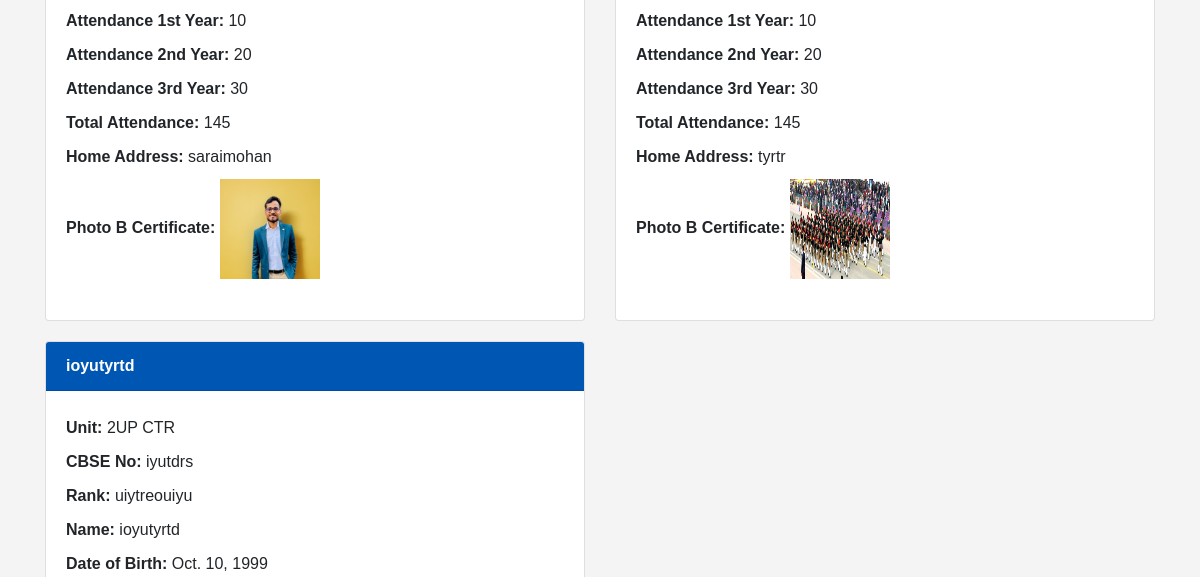
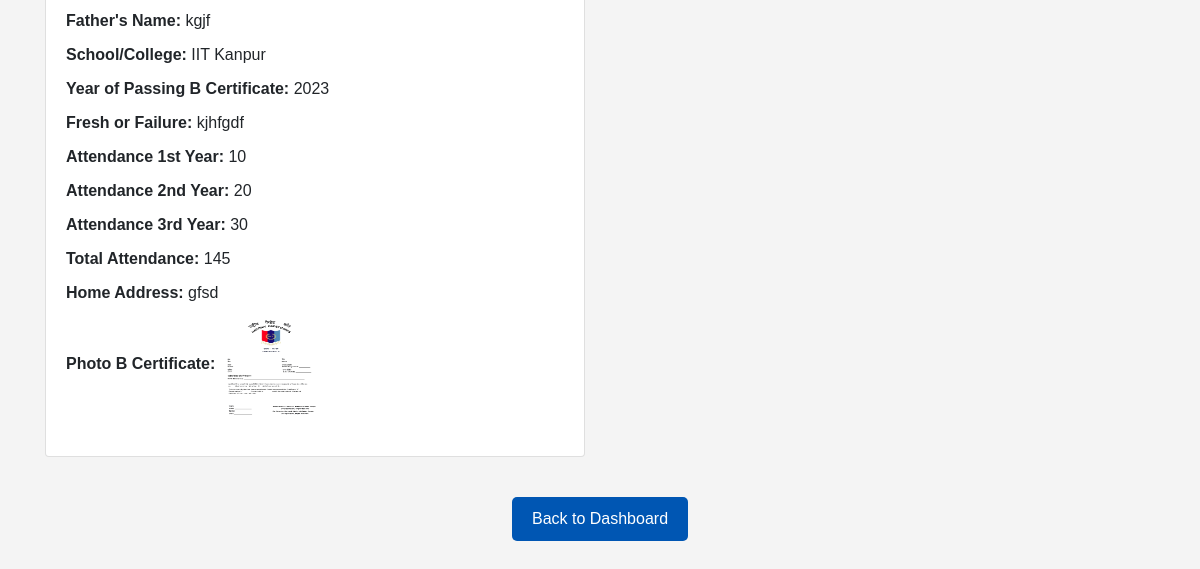
The page /success2/ (lower part) on the database as committed earlier (2 pictures, top to bottom).
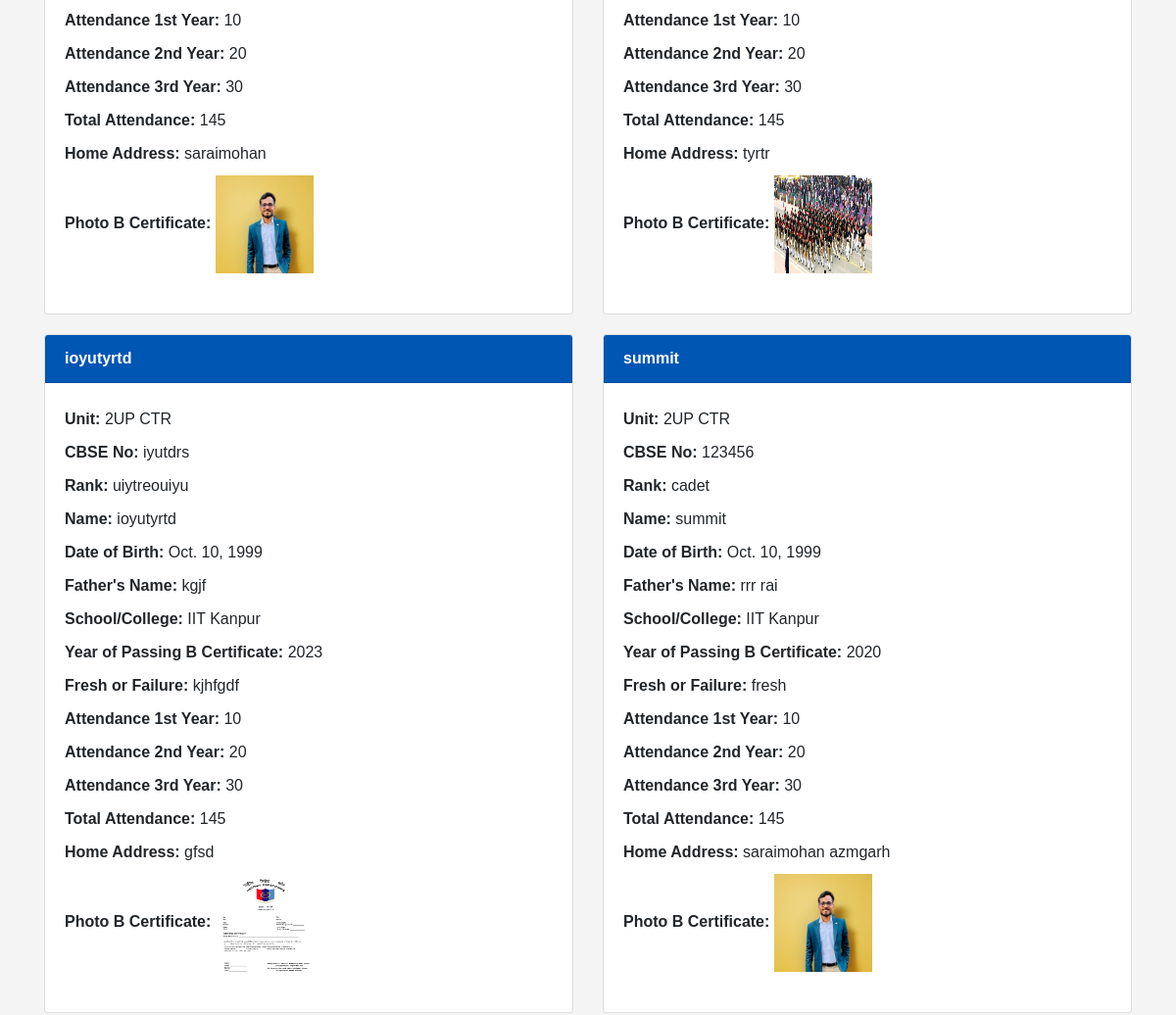
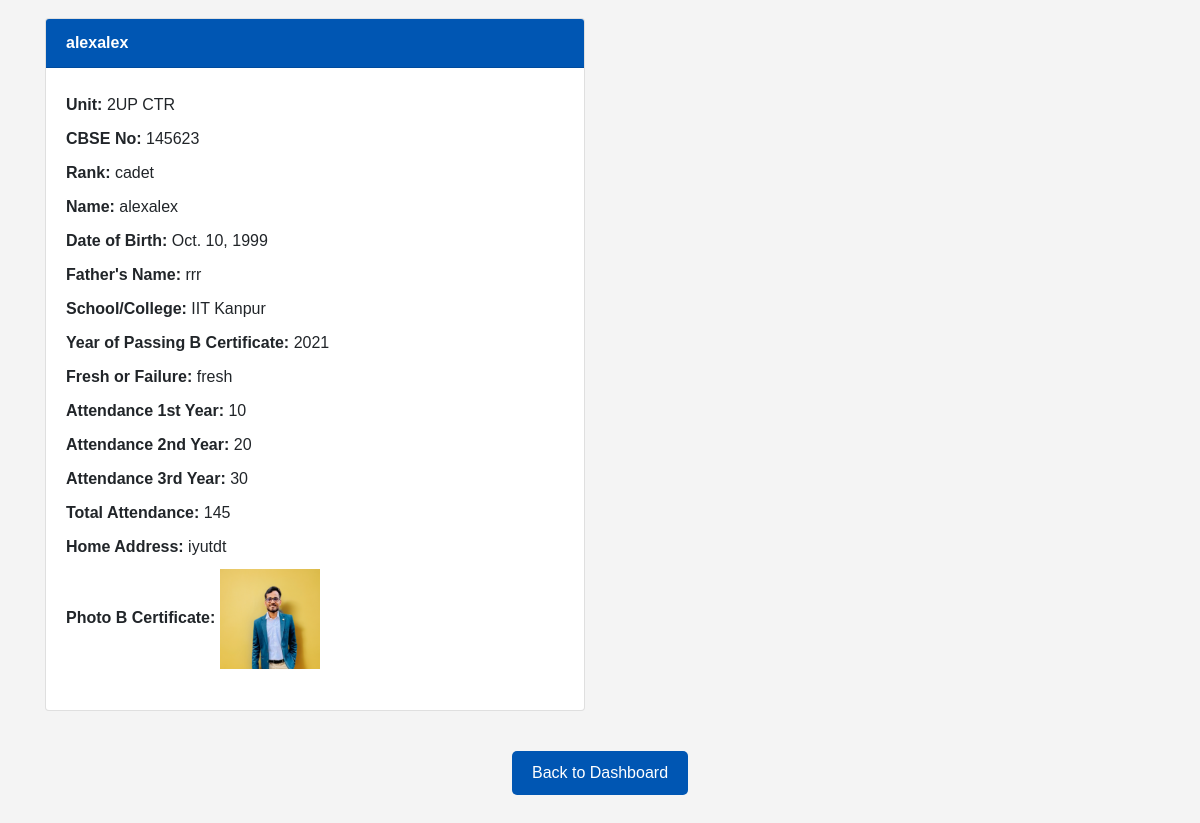
The same page on the database as committed later (2 pictures, top to bottom).
### mainapp/models.py (models this page shows)
class StudentDetail(models.Model):
    unit = models.CharField(max_length=255)
    cbse_no = models.CharField(max_length=255)
    rank = models.CharField(max_length=255)
    name = models.CharField(max_length=255)
    dob = models.DateField()
    certificate = models.OneToOneField(Certificate, on_delete=models.CASCADE, null=True, blank=True)
    fathers_name = models.CharField(max_length=255)
    school_college = models.CharField(max_length=255)
    year_of_passing_b_certificate = models.CharField(max_length=255)
    attach_photo_b_certificate = models.ImageField(upload_to='media', blank=True, null=True)
    fresh_or_failure = models.CharField(max_length=255)
    attendance_1st_year = models.IntegerField()
    attendance_2nd_year = models.IntegerField()
    attendance_3rd_year = models.IntegerField()
    attendance_total = models.IntegerField()
    home_address = models.TextField()
    pass_fail = models.CharField(max_length=10, choices=[('Pass', 'Pass'), ('Fail', 'Fail')])
    marks_subject1 = models.IntegerField(blank=True, null=True)
    marks_subject2 = models.IntegerField(blank=True, null=True)
    marks_subject3 = models.IntegerField(blank=True, null=True)
    camp_name = models.CharField(max_length=255)  # New field
    camp_date_from = models.DateField()  # New field
    camp_date_to = models.DateField()  # New field
    camp_location = models.CharField(max_length=255)  # New field

### mainapp/views.py (the view)
# urls.py: path('success2/', success_view2, name='success'),
def success_view2(request):
    students = StudentDetail.objects.all()
    return render(request, 'success copy.html', {'students': students})

### mainapp/templates/success copy.html (shortened to what this page needs)
<!DOCTYPE html>
<html>
<head>
    <link href="https://stackpath.bootstrapcdn.com/bootstrap/4.5.2/css/bootstrap.min.css" rel="stylesheet">
</head>
<body>
    <div class="container">
        <div class="row">
            {% for student in students %}
            <div class="col-md-6">
                <div class="card">
                    <div class="card-header">
                        <a href="{% url 'student_detail_extended' student.id %}" style="color: white;">{{ student.name }}</a>
                    </div>
                    <div class="card-body">
                        <ul>
                            <li><strong>Unit:</strong> {{ student.unit }}</li>
                            <li><strong>CBSE No:</strong> {{ student.cbse_no }}</li>
                            <li><strong>Rank:</strong> {{ student.rank }}</li>
                            <li><strong>Name:</strong> {{ student.name }}</li>
                            <li><strong>Date of Birth:</strong> {{ student.dob }}</li>
                            <li><strong>Father's Name:</strong> {{ student.fathers_name }}</li>
                            <li><strong>School/College:</strong> {{ student.school_college }}</li>
                            <li><strong>Year of Passing B Certificate:</strong> {{ student.year_of_passing_b_certificate }}</li>
                            <li><strong>Fresh or Failure:</strong> {{ student.fresh_or_failure }}</li>
                            <li><strong>Attendance 1st Year:</strong> {{ student.attendance_1st_year }}</li>
                            <li><strong>Attendance 2nd Year:</strong> {{ student.attendance_2nd_year }}</li>
                            <li><strong>Attendance 3rd Year:</strong> {{ student.attendance_3rd_year }}</li>
                            <li><strong>Total Attendance:</strong> {{ student.attendance_total }}</li>
                            <li><strong>Home Address:</strong> {{ student.home_address }}</li>
                            <li><strong>Photo B Certificate:</strong>
                                {% if student.attach_photo_b_certificate %}
                                    <img src="{{ student.attach_photo_b_certificate.url }}" alt="B Certificate Photo" width="100" height="100">
                                {% else %}
                                    No Photo
                                {% endif %}
                            </li>
                        </ul>
                    </div>
                </div>
            </div>
            {% endfor %}
        </div>
        <a href="{% url 'dashboard' %}" class="back-button">Back to Dashboard</a>
    </div>
</body>
</html>

Rows that differ between the two databases and show on the page:
added StudentDetail: name "summit", unit "2UP CTR", cbse_no "123456", rank "cadet", dob "Oct. 10, 1999", fathers_name "rrr rai", school_college "IIT Kanpur", year_of_passing_b_certificate "2020", fresh_or_failure "fresh", attendance_1st_year "10", attendance_2nd_year "20", attendance_3rd_year "30", attendance_total "145", home_address "saraimohan azmgarh", attach_photo_b_certificate (picture)
added StudentDetail: name "alexalex", unit "2UP CTR", cbse_no "145623", rank "cadet", dob "Oct. 10, 1999", fathers_name "rrr", school_college "IIT Kanpur", year_of_passing_b_certificate "2021", fresh_or_failure "fresh", attendance_1st_year "10", attendance_2nd_year "20", attendance_3rd_year "30", attendance_total "145", home_address "iyutdt", attach_photo_b_certificate (picture)
